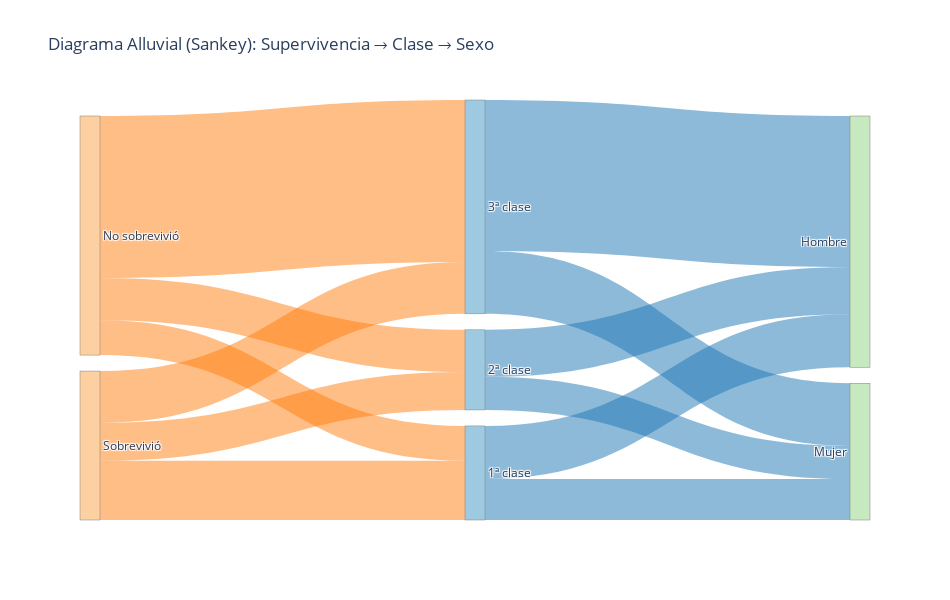

This figure's notebook cell:
### Code cell
import pandas as pd
import plotly.graph_objects as go

# --- Carga de datos (ajusta la ruta si hace falta) ---
titanic = pd.read_csv("DATOS/Titanic-Dataset.csv")

## Normalizar columnas
titanic.columns = [c.strip().title() for c in titanic.columns]

# Mapear valores a etiquetas legibles
map_pclass = {1: "1ª clase", 2: "2ª clase", 3: "3ª clase"}
map_sex    = {"female": "Mujer", "male": "Hombre"}
map_surv   = {0: "No sobrevivió", 1: "Sobrevivió"}

titanic["Pclass_lbl"]   = titanic["Pclass"].map(map_pclass)
titanic["Sex_lbl"]      = titanic["Sex"].map(map_sex)
titanic["Survived_lbl"] = titanic["Survived"].map(map_surv)

# --- NUEVO ORDEN: Supervivencia → Clase → Sexo ---

# Nodos (etiquetas únicas, en orden por etapas)
labels_surv   = ["No sobrevivió", "Sobrevivió"]
labels_pclass = ["1ª clase", "2ª clase", "3ª clase"]
labels_sex    = ["Mujer", "Hombre"]

labels = labels_surv + labels_pclass + labels_sex
index = {lab: i for i, lab in enumerate(labels)}

# Enlaces etapa 1: Supervivencia → Clase
flows_1 = (titanic
           .groupby(["Survived_lbl", "Pclass_lbl"])
           .size()
           .reset_index(name="value"))

# Enlaces etapa 2: Clase → Sexo
flows_2 = (titanic
           .groupby(["Pclass_lbl", "Sex_lbl"])
           .size()
           .reset_index(name="value"))

# Construir arrays source/target/value
source = []
target = []
value  = []
colors_links = []

color_stage1 = "rgba(255,127,14,0.5)"   # Supervivencia→Clase
color_stage2 = "rgba(31,119,180,0.5)"   # Clase→Sexo

for _, row in flows_1.iterrows():
    source.append(index[row["Survived_lbl"]])
    target.append(index[row["Pclass_lbl"]])
    value.append(int(row["value"]))
    colors_links.append(color_stage1)

for _, row in flows_2.iterrows():
    source.append(index[row["Pclass_lbl"]])
    target.append(index[row["Sex_lbl"]])
    value.append(int(row["value"]))
    colors_links.append(color_stage2)

# Colores de nodos por etapa (opcional)
node_colors = (
    ["#fdd0a2"] * len(labels_surv) +
    ["#9ecae1"] * len(labels_pclass) +
    ["#c7e9c0"] * len(labels_sex)
)

# Crear figura Sankey
fig = go.Figure(data=[go.Sankey(
    arrangement="snap",
    node=dict(
        pad=16,
        thickness=20,
        line=dict(width=0.5, color="gray"),
        label=labels,
        color=node_colors
    ),
    link=dict(
        source=source,
        target=target,
        value=value,
        color=colors_links
    )
)])

fig.update_layout(
    title_text="Diagrama Alluvial (Sankey): Supervivencia → Clase → Sexo",
    font_size=12,
    width=950,
    height=600
)

fig.show()

### Figure 1 — Plotly figure (JSON) as saved in the notebook; plotly's stock layout.template omitted (floating-point values rounded to 4 significant figures)
{"data": [{"arrangement": "snap", "link": {"color": ["rgba(255,127,14,0.5)", "rgba(255,127,14,0.5)", "rgba(255,127,14,0.5)", "rgba(255,127,14,0.5)", "rgba(255,127,14,0.5)", "rgba(255,127,14,0.5)", "rgba(31,119,180,0.5)", "rgba(31,119,180,0.5)", "rgba(31,119,180,0.5)", "rgba(31,119,180,0.5)", "rgba(31,119,180,0.5)", "rgba(31,119,180,0.5)"], "source": [0, 0, 0, 1, 1, 1, 2, 2, 3, 3, 4, 4], "target": [2, 3, 4, 2, 3, 4, 6, 5, 6, 5, 6, 5], "value": [80, 97, 372, 136, 87, 119, 122, 94, 108, 76, 347, 144]}, "node": {"color": ["#fdd0a2", "#fdd0a2", "#9ecae1", "#9ecae1", "#9ecae1", "#c7e9c0", "#c7e9c0"], "label": ["No sobrevivió", "Sobrevivió", "1ª clase", "2ª clase", "3ª clase", "Mujer", "Hombre"], "line": {"color": "gray", "width": 0.5}, "pad": 16, "thickness": 20}, "type": "sankey"}], "layout": {"font": {"size": 12}, "height": 600, "title": {"text": "Diagrama Alluvial (Sankey): Supervivencia → Clase → Sexo"}, "width": 950}}
